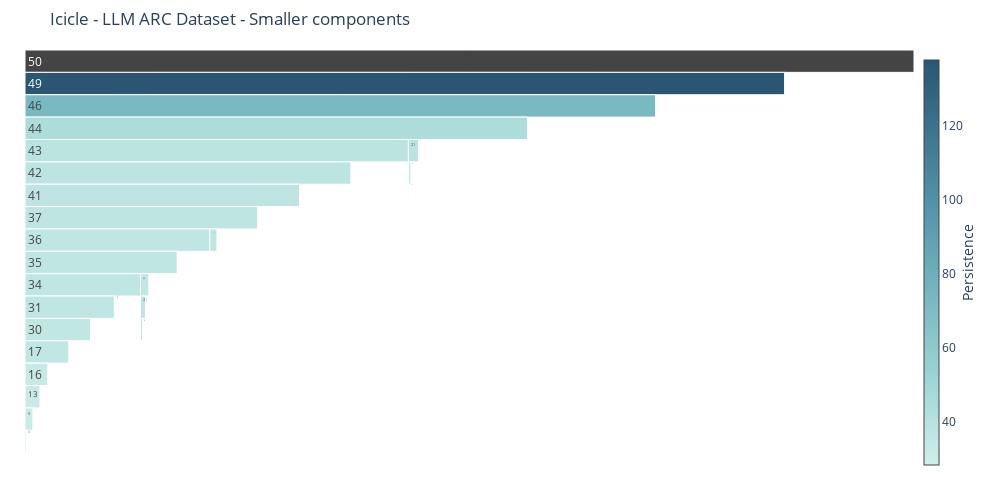

The code cell stored with this chart in its notebook:
### Code cell
fig = plot_icicle(df_comp_llm_small)
fig.update_layout(title='Icicle - LLM ARC Dataset - Smaller components',
                  height=500,
                  width=1000,)
fig.show()

### Figure 1 — Plotly figure (JSON) as saved in the notebook; plotly's stock layout.template omitted (floating-point values rounded to 4 significant figures)
{"data": [{"hovertemplate": "<b>Component #%{label} </b> <br> Points: %{value}<br> Persistence: %{color:.2f}<br> Parent: #%{parent}", "labels": [0, 1, 2, 3, 4, 5, 6, 7, 8, 9, 10, 11, 12, 13, 14, 15, 16, 17, 18, 19, 20, 21, 22, 23, 24, 25, 26, 27, 28, 29, 30, 31, 32, 33, 34, 35, 36, 37, 38, 39, 40, 41, 42, 43, 44, 45, 46, 47, 48, 49, 50], "marker": {"colorbar": {"thickness": 15, "title": {"side": "right", "text": "Persistence"}, "x": 1}, "colors": [35.62, 28.21, 28.21, 28.51, 28.51, 31.77, 31.06, 31.98, 31.06, 32.55, 36.15, 32.55, 31.77, 31.98, 33.17, 32.09, 32.09, 35.19, 33.06, 33.06, 33.17, 38.1, 35.27, 33.89, 33.89, 34.37, 34.37, 35.57, 35.78, 35.19, 35.27, 35.62, 35.57, 35.68, 35.68, 35.78, 36.15, 36.41, 37.48, 36.41, 36.44, 36.44, 37.48, 38.1, 44.8, 44.8, 72.55, 72.55, 137.8, 137.8, null], "colorscale": [[0, "rgb(209, 238, 234)"], [0.1667, "rgb(168, 219, 217)"], [0.3333, "rgb(133, 196, 201)"], [0.5, "rgb(104, 171, 184)"], [0.6667, "rgb(79, 144, 166)"], [0.8333, "rgb(59, 115, 143)"], [1, "rgb(42, 86, 116)"]], "showscale": true}, "parents": [34, 3, 3, 5, 5, 13, 10, 16, 10, 18, 37, 18, 13, 16, 21, 17, 17, 30, 20, 20, 21, 44, 31, 25, 25, 27, 27, 33, 36, 30, 31, 34, 33, 35, 35, 36, 37, 41, 43, 41, 42, 42, 43, 44, 46, 46, 49, 49, 50, 50, null], "root": {"color": "lightgrey"}, "tiling": {"orientation": "v"}, "type": "icicle", "values": [65, 17, 26, 44, 19, 317, 19, 13, 23, 16, 328, 14, 10, 352, 33, 10, 395, 1074, 34, 22, 57, 351, 24, 40, 13, 70, 13, 130, 27, 11, 1106, 1206, 12, 151, 1285, 1474, 1654, 2114, 12, 15, 11, 2155, 2642, 2953, 5634, 10, 6622, 17, 14, 6656, 6672]}], "layout": {"height": 500, "margin": {"b": 25, "l": 25, "r": 25, "t": 50}, "title": {"text": "Icicle - LLM ARC Dataset - Smaller components"}, "width": 1000}}
